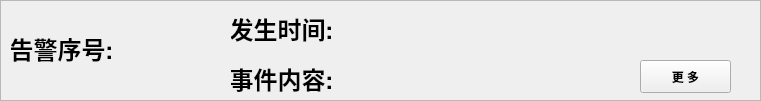
   <widget class="QFrame" name="frame_7">
    <property name="geometry">
     <rect>
      <x>20</x>
      <y>275</y>
      <width>761</width>
      <height>101</height>
     </rect>
    </property>
    <property name="styleSheet">
     <string notr="true">background-image: url(:/icon/qrc/keyboard-b/button_03.png);</string>
    </property>
    <property name="frameShape">
     <enum>QFrame::StyledPanel</enum>
    </property>
    <property name="frameShadow">
     <enum>QFrame::Raised</enum>
    </property>
    <widget class="QLabel" name="label_num_3">
     <property name="geometry">
      <rect>
       <x>121</x>
       <y>33</y>
       <width>51</width>
       <height>31</height>
      </rect>
     </property>
     <property name="font">
      <font>
       <pointsize>25</pointsize>
       <weight>75</weight>
       <bold>true</bold>
      </font>
     </property>
     <property name="layoutDirection">
      <enum>Qt::LeftToRight</enum>
     </property>
     <property name="styleSheet">
      <string notr="true">background-image: url(:/icon/qrc/keyboard-b/button_03.png);</string>
     </property>
     <property name="text">
      <string/>
     </property>
     <property name="alignment">
      <set>Qt::AlignCenter</set>
     </property>
    </widget>
    <widget class="QLabel" name="label_txt_8">
     <property name="geometry">
      <rect>
       <x>351</x>
       <y>63</y>
       <width>281</width>
       <height>31</height>
      </rect>
     </property>
     <property name="font">
      <font>
       <pointsize>20</pointsize>
       <weight>75</weight>
       <bold>true</bold>
      </font>
     </property>
     <property name="styleSheet">
      <string notr="true">background-image: url(:/icon/qrc/keyboard-b/button_03.png);</string>
     </property>
     <property name="text">
      <string/>
     </property>
     <property name="alignment">
      <set>Qt::AlignLeading|Qt::AlignLeft|Qt::AlignVCenter</set>
     </property>
    </widget>
    <widget class="QLabel" name="label_txt_3">
     <property name="geometry">
      <rect>
       <x>351</x>
       <y>13</y>
       <width>290</width>
       <height>31</height>
      </rect>
     </property>
     <property name="font">
      <font>
       <pointsize>25</pointsize>
       <weight>75</weight>
       <bold>true</bold>
      </font>
     </property>
     <property name="styleSheet">
      <string notr="true">background-image: url(:/icon/qrc/keyboard-b/button_03.png);</string>
     </property>
     <property name="text">
      <string/>
     </property>
     <property name="alignment">
      <set>Qt::AlignLeading|Qt::AlignLeft|Qt::AlignVCenter</set>
     </property>
    </widget>
    <widget class="QLabel" name="label_12">
     <property name="geometry">
      <rect>
       <x>231</x>
       <y>13</y>
       <width>101</width>
       <height>31</height>
      </rect>
     </property>
     <property name="font">
      <font>
       <pointsize>18</pointsize>
       <weight>75</weight>
       <bold>true</bold>
      </font>
     </property>
     <property name="styleSheet">
      <string notr="true">background-image: url(:/icon/qrc/keyboard-b/button_03.png);</string>
     </property>
     <property name="text">
      <string>发生时间:</string>
     </property>
     <property name="alignment">
      <set>Qt::AlignCenter</set>
     </property>
    </widget>
    <widget class="QLabel" name="label_10">
     <property name="geometry">
      <rect>
       <x>11</x>
       <y>33</y>
       <width>101</width>
       <height>31</height>
      </rect>
     </property>
     <property name="font">
      <font>
       <pointsize>18</pointsize>
       <weight>75</weight>
       <bold>true</bold>
      </font>
     </property>
     <property name="styleSheet">
      <string notr="true">background-image: url(:/icon/qrc/keyboard-b/button_03.png);</string>
     </property>
     <property name="text">
      <string>告警序号:</string>
     </property>
     <property name="alignment">
      <set>Qt::AlignCenter</set>
     </property>
    </widget>
    <widget class="QLabel" name="label_11">
     <property name="geometry">
      <rect>
       <x>231</x>
       <y>63</y>
       <width>101</width>
       <height>31</height>
      </rect>
     </property>
     <property name="font">
      <font>
       <pointsize>18</pointsize>
       <weight>75</weight>
       <bold>true</bold>
      </font>
     </property>
     <property name="styleSheet">
      <string notr="true">background-image: url(:/icon/qrc/keyboard-b/button_03.png);</string>
     </property>
     <property name="text">
      <string>事件内容:</string>
     </property>
     <property name="alignment">
      <set>Qt::AlignCenter</set>
     </property>
    </widget>
    <widget class="QPushButton" name="pbtn_more_3">
     <property name="geometry">
      <rect>
       <x>640</x>
       <y>60</y>
       <width>91</width>
       <height>33</height>
      </rect>
     </property>
     <property name="font">
      <font>
       <weight>75</weight>
       <bold>true</bold>
      </font>
     </property>
     <property name="styleSheet">
      <string notr="true">border-image: url(:/icon/qrc/keyboard-b/btn_bg.png);</string>
     </property>
     <property name="text">
      <string>更 多</string>
     </property>
    </widget>
    <zorder>pushButton_2</zorder>
    <zorder>label_num_3</zorder>
    <zorder>label_txt_8</zorder>
    <zorder>label_txt_3</zorder>
    <zorder>label_12</zorder>
    <zorder>label_10</zorder>
    <zorder>label_11</zorder>
    <zorder>pbtn_more_3</zorder>
   </widget>
